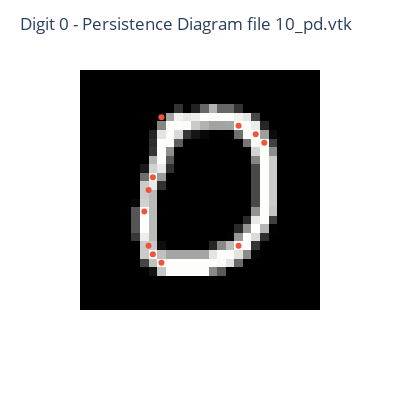

Here is the notebook cell this chart was saved with:
### Markdown cell above
With `visualizeComponets`, we can plot components over the original image,

### Code cell
digitPrefix = "0/10"
pngFile = os.path.join(IMG_DIR, digitPrefix+".png")
img = io.imread(pngFile)

diagramFile = os.path.join(VTK_DIR, digitPrefix+"_pd.vtk")

iplot(visualizeComponents(img,diagramFile))

### Figure 1 — Plotly figure (JSON) as saved in the notebook; plotly's stock layout.template omitted (floating-point values rounded to 4 significant figures; data arrays with more than 128 entries replaced by an {"elided": "..."} marker saying what was removed)
{"data": [{"coloraxis": "coloraxis", "hovertemplate": "x: %{x}<br>y: %{y}<br>color: %{z}<extra></extra>", "name": "0", "type": "heatmap", "xaxis": "x", "yaxis": "y", "z": {"elided": "28x28 int values"}}, {"hoverinfo": "text", "mode": "markers", "text": [0.0798, 0.04674, 0.04674, 0, 0, 0.04674, 0.06558, 0.06558, 0, 0.4788, 0], "type": "scatter", "x": [7, 8, 8, 9, 9, 18, 18, 20, 21, 7.5, 7.5], "y": [16, 12, 21, 5, 22, 6, 20, 7, 8, 20, 13.5]}], "layout": {"coloraxis": {"colorscale": [[0, "rgb(0, 0, 0)"], [0.09091, "rgb(16, 16, 16)"], [0.1818, "rgb(38, 38, 38)"], [0.2727, "rgb(59, 59, 59)"], [0.3636, "rgb(81, 80, 80)"], [0.4545, "rgb(102, 101, 101)"], [0.5455, "rgb(124, 123, 122)"], [0.6364, "rgb(146, 146, 145)"], [0.7273, "rgb(171, 171, 170)"], [0.8182, "rgb(197, 197, 195)"], [0.9091, "rgb(224, 224, 223)"], [1, "rgb(254, 254, 253)"]], "showscale": false}, "height": 400, "margin": {"t": 60}, "title": {"text": "Digit 0 - Persistence Diagram file 10_pd.vtk"}, "width": 400, "xaxis": {"anchor": "y", "constrain": "domain", "domain": [0, 1], "scaleanchor": "y", "showticklabels": false}, "yaxis": {"anchor": "x", "autorange": "reversed", "constrain": "domain", "domain": [0, 1], "showticklabels": false}}}
